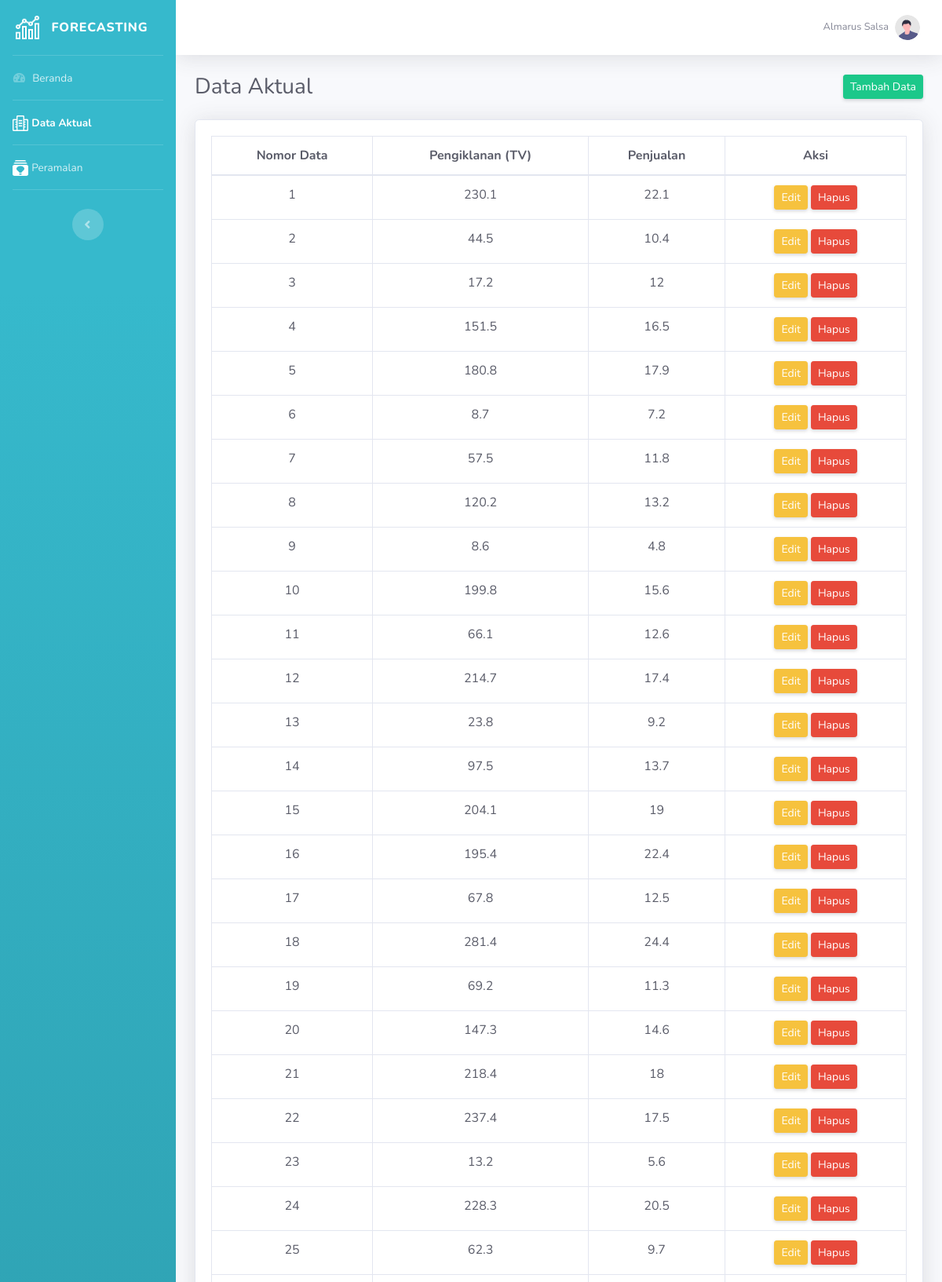
The app's page /data_aktual.php (signed in, upper part) with its own data.
### tables this page shows
CREATE TABLE `data_aktual` (
  `no_data` int(11) NOT NULL,
  `pengiklanan` varchar(100) NOT NULL,
  `penjualan` varchar(100) NOT NULL
);

### data_aktual.php (the view, shortened to what this page needs)
<!DOCTYPE html>
<?php
include "connection/koneksi.php";
$id = $_SESSION['id_admin'];
if(isset ($_SESSION['username'])){
    $query = "select * from admin natural join level_user where id_admin = $id";
    mysqli_query($conn, $query);
    $sql = mysqli_query($conn, $query);
    while($r = mysqli_fetch_array($sql)){
?>
<html lang="en">
<head>
    <link href="vendor/fontawesome-free/css/all.min.css" rel="stylesheet" type="text/css">
    <link href="css/sb-admin-2.min.css" rel="stylesheet">
    <link href="css/arabic.css" rel="stylesheet" >
</head>
<body id="page-top">
    <div id="wrapper">
        <ul class="navbar-nav bg-gradient-info sidebar sidebar-dark accordion" id="accordionSidebar">
        <?php
            if($r['id_level'] == 1){
        ?>
        <?php
            } else if($r['id_level'] == 2){
        ?>
            <a class="sidebar-brand d-flex align-items-center justify-content-center" href="beranda.php">
                <div class="sidebar-brand-icon">
                    <img src="img/icon.png" width="30px" height="30px">
                </div>
                <div class="sidebar-brand-text mx-3">Forecasting</div>
            </a>
            <hr class="sidebar-divider my-0">
            <li class="nav-item">
                <a class="nav-link" href="beranda.php">
                    <i class="fas fa-fw fa-tachometer-alt"></i>
                    <span>Beranda</span>
                </a>
            </li>
            <hr class="sidebar-divider my-0">
            <li class="nav-item active">
                <a class="nav-link" href="data_aktual.php">
                    <img alt="Image placeholder" src="img/mobil.png">
                    <span>Data Aktual</span>
                </a>
            </li>
            <hr class="sidebar-divider my-0">
            <li class="nav-item">
                <a class="nav-link" href="peramalan.php">
                    <img alt="Image placeholder" src="img/pinjam.png">
                    <span>Peramalan</span>
                </a>
            </li>
            <hr class="sidebar-divider my-0">
            <br>
            <div class="text-center d-none d-md-inline">
                <button class="rounded-circle border-0" id="sidebarToggle"></button>
            </div>
        <?php
            }
        ?>
        </ul>
        <div id="content-wrapper" class="d-flex flex-column">
            <div id="content">
                <nav class="navbar navbar-expand navbar-light bg-white topbar mb-4 static-top shadow">
                    <ul class="navbar-nav ml-auto">
                        <li class="nav-item dropdown no-arrow">
                            <a class="nav-link dropdown-toggle" href="#" id="userDropdown" role="button"
                                data-toggle="dropdown" aria-haspopup="true" aria-expanded="false">
                                <span class="mr-2 d-none d-lg-inline text-gray-600 small"><?php echo $r['nama'];?></span>
                                <img class="img-profile rounded-circle"
                                    src="img/undraw_profile.svg">
                            </a>
                        </li>
                    </ul>
                </nav>
            <div class="container-fluid">
                <div class="d-sm-flex align-items-center justify-content-between mb-4">
                    <h1 class="h3 mb-0 text-gray-800">Data Aktual</h1>
                    <a href="tambah_data.php" class="d-none d-sm-inline-block btn btn-sm btn-success shadow-sm">Tambah Data</a>
                </div>
                <section class="mar-top--x-3 mar-bottom--x-5">
                    <div class="card shadow mb-4">
                        <div class="card-body">
                            <div class="table-responsive">
                            <?php
                            $query_data_aktual = "SELECT * FROM data_aktual";
                            $sql_data_aktual = mysqli_query($conn, $query_data_aktual);
                            ?>
                                <table class="table table-bordered" id="dataTable" width="100%" cellspacing="0">
                                    <thead align="center" class="text-gray-800">
                                        <tr>
                                            <th>Nomor Data</th>
                                            <th>Pengiklanan (TV)</th>
                                            <th>Penjualan</th>
                                            <th>Aksi</th>
                                        </tr>
                                    </thead>
                                    <tbody align="center">
                                    <?php
                                        while($r_dt_aktual = mysqli_fetch_array($sql_data_aktual)){
                                    ?>
                                        <tr class="odd gradeX mb-0 text-gray-800">
                                        <td><?php echo $r_dt_aktual['no_data']; ?></td>
                                        <td><?php echo $r_dt_aktual['pengiklanan']; ?></td>
                                        <td><?php echo $r_dt_aktual['penjualan']; ?></td>
                                        <td>
                                        <button class="d-none d-sm-inline-block btn btn-sm btn-warning shadow-sm"data-toggle="modal" data-target="#editModal<?php echo $r_dt_aktual['no_data']; ?>">Edit</button>
                                            <button class="d-none d-sm-inline-block btn btn-sm btn-danger shadow-sm" data-toggle="modal" data-target="#hapusModal<?php echo $r_dt_aktual['no_data']; ?>">Hapus</button>
                                        </td>
                                        </tr>
                                    <?php
                                        }
                                    ?>
                                    </tbody>
                                </table>
                            </div>
                        </div>
                    </div>
                </section>
            </div>
        </div>
    </div>
</body>
</html>
<?php
  }
} else {
  header('location: logout.php');
}
?>

### records on screen
data_aktual: no_data "1", pengiklanan "230.1", penjualan "22.1"
data_aktual: no_data "2", pengiklanan "44.5", penjualan "10.4"
data_aktual: no_data "3", pengiklanan "17.2", penjualan "12"
data_aktual: no_data "4", pengiklanan "151.5", penjualan "16.5"
data_aktual: no_data "5", pengiklanan "180.8", penjualan "17.9"
data_aktual: no_data "6", pengiklanan "8.7", penjualan "7.2"
data_aktual: no_data "7", pengiklanan "57.5", penjualan "11.8"
data_aktual: no_data "8", pengiklanan "120.2", penjualan "13.2"
data_aktual: no_data "9", pengiklanan "8.6", penjualan "4.8"
data_aktual: no_data "10", pengiklanan "199.8", penjualan "15.6"
data_aktual: no_data "11", pengiklanan "66.1", penjualan "12.6"
data_aktual: no_data "12", pengiklanan "214.7", penjualan "17.4"
data_aktual: no_data "13", pengiklanan "23.8", penjualan "9.2"
data_aktual: no_data "14", pengiklanan "97.5", penjualan "13.7"
data_aktual: no_data "15", pengiklanan "204.1", penjualan "19"
data_aktual: no_data "16", pengiklanan "195.4", penjualan "22.4"
data_aktual: no_data "17", pengiklanan "67.8", penjualan "12.5"
data_aktual: no_data "18", pengiklanan "281.4", penjualan "24.4"
data_aktual: no_data "19", pengiklanan "69.2", penjualan "11.3"
data_aktual: no_data "20", pengiklanan "147.3", penjualan "14.6"
data_aktual: no_data "21", pengiklanan "218.4", penjualan "18"
data_aktual: no_data "22", pengiklanan "237.4", penjualan "17.5"
data_aktual: no_data "23", pengiklanan "13.2", penjualan "5.6"
data_aktual: no_data "24", pengiklanan "228.3", penjualan "20.5"
data_aktual: no_data "25", pengiklanan "62.3", penjualan "9.7"

### other values on screen
$r['nama'] "Almarus Salsa"
